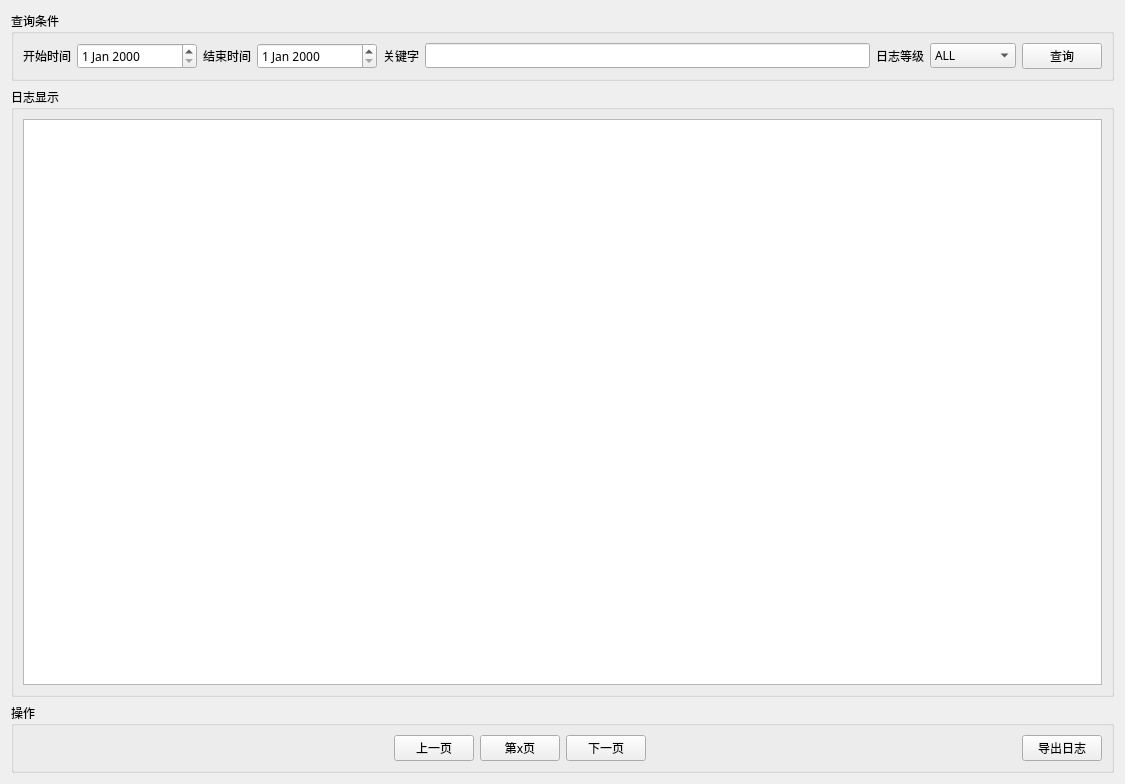
<?xml version="1.0" encoding="UTF-8"?>
<ui version="4.0">
 <class>LogWorker</class>
 <widget class="QWidget" name="LogWorker">
  <property name="geometry">
   <rect>
    <x>0</x>
    <y>0</y>
    <width>1125</width>
    <height>784</height>
   </rect>
  </property>
  <property name="font">
   <font>
    <family>微软雅黑</family>
    <pointsize>9</pointsize>
   </font>
  </property>
  <property name="windowTitle">
   <string>Form</string>
  </property>
  <layout class="QGridLayout" name="gridLayout_3">
   <item row="0" column="0">
    <widget class="QGroupBox" name="groupBox">
     <property name="title">
      <string>查询条件</string>
     </property>
     <layout class="QHBoxLayout" name="horizontalLayout">
      <item>
       <widget class="QLabel" name="label">
        <property name="text">
         <string>开始时间</string>
        </property>
       </widget>
      </item>
      <item>
       <widget class="QDateEdit" name="edit_startDate">
        <property name="minimumSize">
         <size>
          <width>120</width>
          <height>0</height>
         </size>
        </property>
        <property name="maximumSize">
         <size>
          <width>120</width>
          <height>16777215</height>
         </size>
        </property>
       </widget>
      </item>
      <item>
       <widget class="QLabel" name="label_2">
        <property name="text">
         <string>结束时间</string>
        </property>
       </widget>
      </item>
      <item>
       <widget class="QDateEdit" name="edit_endDate">
        <property name="minimumSize">
         <size>
          <width>120</width>
          <height>0</height>
         </size>
        </property>
        <property name="maximumSize">
         <size>
          <width>120</width>
          <height>16777215</height>
         </size>
        </property>
       </widget>
      </item>
      <item>
       <widget class="QLabel" name="label_3">
        <property name="text">
         <string>关键字</string>
        </property>
       </widget>
      </item>
      <item>
       <widget class="QLineEdit" name="edit_keyWord"/>
      </item>
      <item>
       <widget class="QLabel" name="label_4">
        <property name="text">
         <string>日志等级</string>
        </property>
       </widget>
      </item>
      <item>
       <widget class="QComboBox" name="comboBox_logLevel">
        <item>
         <property name="text">
          <string>ALL</string>
         </property>
        </item>
        <item>
         <property name="text">
          <string>INFO</string>
         </property>
        </item>
        <item>
         <property name="text">
          <string>WARNING</string>
         </property>
        </item>
        <item>
         <property name="text">
          <string>ERROR</string>
         </property>
        </item>
        <item>
         <property name="text">
          <string>CRITICAL</string>
         </property>
        </item>
       </widget>
      </item>
      <item>
       <widget class="QPushButton" name="btn_search">
        <property name="text">
         <string>查询</string>
        </property>
       </widget>
      </item>
     </layout>
    </widget>
   </item>
   <item row="1" column="0">
    <widget class="QGroupBox" name="groupBox_2">
     <property name="title">
      <string>日志显示</string>
     </property>
     <layout class="QGridLayout" name="gridLayout">
      <item row="0" column="0">
       <widget class="QTableWidget" name="tableWidget_log"/>
      </item>
     </layout>
    </widget>
   </item>
   <item row="2" column="0">
    <widget class="QGroupBox" name="groupBox_3">
     <property name="title">
      <string>操作</string>
     </property>
     <layout class="QGridLayout" name="gridLayout_2">
      <item row="0" column="0">
       <layout class="QHBoxLayout" name="horizontalLayout_2">
        <item>
         <spacer name="horizontalSpacer">
          <property name="orientation">
           <enum>Qt::Horizontal</enum>
          </property>
          <property name="sizeHint" stdset="0">
           <size>
            <width>40</width>
            <height>20</height>
           </size>
          </property>
         </spacer>
        </item>
        <item>
         <widget class="QPushButton" name="btn_prevPage">
          <property name="text">
           <string>上一页</string>
          </property>
         </widget>
        </item>
        <item>
         <widget class="QPushButton" name="label_pageInfo">
          <property name="text">
           <string>第x页</string>
          </property>
         </widget>
        </item>
        <item>
         <widget class="QPushButton" name="btn_nextPage">
          <property name="text">
           <string>下一页</string>
          </property>
         </widget>
        </item>
        <item>
         <spacer name="horizontalSpacer_2">
          <property name="orientation">
           <enum>Qt::Horizontal</enum>
          </property>
          <property name="sizeHint" stdset="0">
           <size>
            <width>40</width>
            <height>20</height>
           </size>
          </property>
         </spacer>
        </item>
        <item>
         <widget class="QPushButton" name="btn_export">
          <property name="text">
           <string>导出日志</string>
          </property>
         </widget>
        </item>
       </layout>
      </item>
     </layout>
    </widget>
   </item>
  </layout>
 </widget>
 <resources/>
 <connections/>
</ui>
